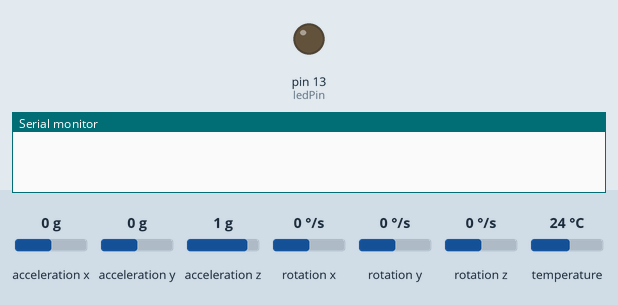
This sketch was run on a simulated Arduino Uno, built with avr-gcc and run on an emulated ATmega328P. Parts: output pins drawn as LEDs (lit = HIGH), the last lines printed to the serial monitor. The test bench sets the inputs (shaded band); at power-on: acceleration y 0 g, acceleration x 0 g, acceleration z 1 g, rotation x 0 °/s, rotation y 0 °/s, rotation z 0 °/s, temperature 24 °C.

Above: at 1.2 s.
1.3 s: acceleration y set to -1.4 g
At 1.7 s:
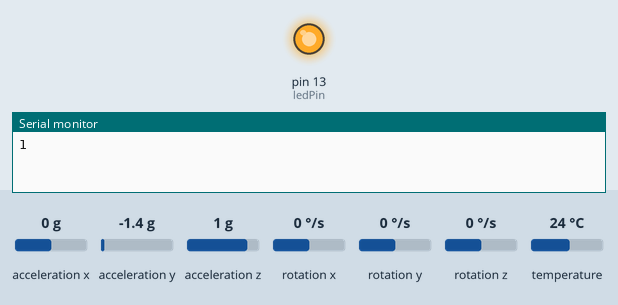
Timing chart, 0 to 4.3 s (numbered marks = the images above; inputs shaded):
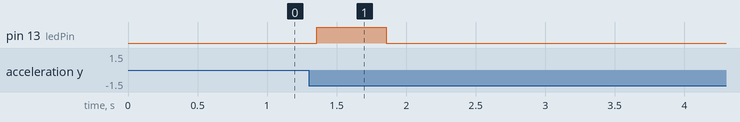

The sketch:

mpu6050cofr.ino
```cpp
//Libraries installation required
#include "Wire.h"
#include "SPI.h"
#include "I2Cdev.h"
#include "MPU6050.h"

MPU6050 accelgyro;

int16_t ax, ay, az;
int16_t gx, gy, gz;
int8_t threshold, count;
float temp;
bool zero_detect;
bool TurnOnZI = false;

bool XnegMD, XposMD, YnegMD, YposMD, ZnegMD, ZposMD;

const int ledPin = 13;

void setup() {

    Wire.begin();

    Serial.begin(38400);

    accelgyro.initialize();

    accelgyro.setAccelerometerPowerOnDelay(3);

    accelgyro.setIntZeroMotionEnabled(TurnOnZI);

    accelgyro.setDHPFMode(1);

    accelgyro.setMotionDetectionThreshold(2);

    accelgyro.setZeroMotionDetectionThreshold(2);

    accelgyro.setMotionDetectionDuration(40);

    accelgyro.setZeroMotionDetectionDuration(1);


    // configure Arduino LED for
    pinMode(ledPin, OUTPUT);
    digitalWrite(ledPin, LOW); // Turn off the LED

}
int sum = 0;


bool incrementFlag = false;

void loop() {

    accelgyro.getMotion6(&ax, &ay, &az, &gx, &gy, &gz);

    XnegMD = accelgyro.getXNegMotionDetected();
    XposMD = accelgyro.getXPosMotionDetected();
    YnegMD = accelgyro.getYNegMotionDetected();
    YposMD = accelgyro.getYPosMotionDetected();
    ZnegMD = accelgyro.getZNegMotionDetected();
    ZposMD = accelgyro.getZPosMotionDetected();

    zero_detect = accelgyro.getIntMotionStatus();
    threshold = accelgyro.getZeroMotionDetectionThreshold();

    temp=(accelgyro.getTemperature()/340.)+36.53;

  if (ay / 16384. < -0.50) {
    if (!incrementFlag) {
      sum = sum + 1;
      incrementFlag = true;
      Serial.print(sum);
      Serial.print("\n");
      digitalWrite(ledPin, HIGH);
      delay(500);
      digitalWrite(ledPin, LOW);
      delay(500);
    }
  } else {
    incrementFlag = false;
  }

    delay(80);

}
```

Measured:
- after the input at 1.3 s, pin 13 (ledPin): LOW → HIGH after 0.06 s, → LOW 0.50 s later
